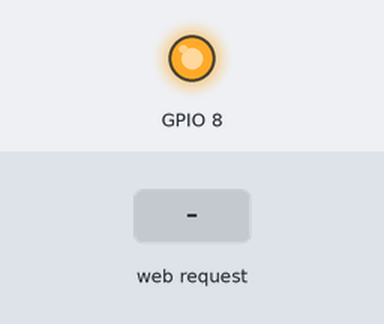
Bench run of a program on a simulated ESP32 board running MicroPython. Shown: output pins drawn as LEDs (lit = HIGH). Inputs (shaded band) come from the test bench. WiFi joins after 1.5 s; the clock reads 2024-03-15 10:24:30 at power-on unless the program sets it; files the program writes start out absent; random numbers come from a fixed seed; web requests get an empty 200 reply after 0.4 s; library files of the repository ran but are not shown: 1 file(s); what the program prints to the serial console is not drawn.

Above: at 4.2 s.
4.3 s: HTTP request GET /stats received
At 5.4 s:
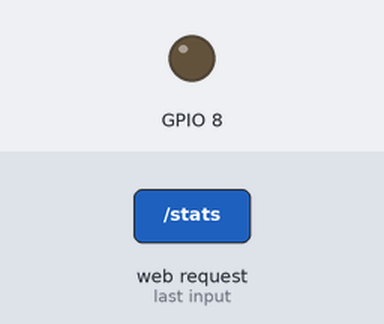
5.9 s: HTTP request GET / received
Timing chart, 0 to 14.4 s (numbered marks = the images above; inputs shaded):
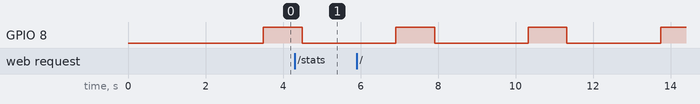

The program:

main.py
```python
import asyncio

from machine import Pin

from modules.EpidemicModel import Epidemic
from modules.config import loadEnvVariablesForSender
from modules.devicetype import getLedPin, getDeviceTypeFromConfig
from modules.sender import sendPayload
from modules.server import runServer
from modules.wifi import connectWifi, syncTime

device = getDeviceTypeFromConfig()
onboard_led = Pin(getLedPin(device), Pin.OUT)

async def runGame(gameInstance, config):
    saveInternal = 2
    while True:
        if gameInstance.generation % saveInternal == 0:
            gameInstance.saveState()

        print(f"Run #{gameInstance.runCount} | Gen {gameInstance.generation} | Population {gameInstance.populationSize} | "
              f"Infected: {gameInstance.stats['infected']} | InfectedPct: {round(gameInstance.stats['infected']/gameInstance.populationSize * 100,2)}% | "
              f"Susceptible: {gameInstance.stats['susceptible']} | Recovered: {gameInstance.stats['recovered']} | "
              f"Dead: {gameInstance.stats['dead']} | Exposed: {gameInstance.stats['exposed']} | LockdownStatus: {gameInstance.stats['lockdown']}")

        gameInstance.evolve()
        await sendStats(gameInstance, config)

        await toggleLed()
        await asyncio.sleep(2)
async def toggleLed():
    onboard_led.on()
    await asyncio.sleep(1)
    onboard_led.off()

async def sendStats(gameInstance, configSender):
    url = configSender['hostServer']
    deviceIdName = configSender['deviceId']
    payload = gameInstance.getPostPayload(deviceId=deviceIdName)
    sendPayload(payload, url)


if connectWifi(device):
    syncTime()
    game = Epidemic()
    game.loadState()
    config = loadEnvVariablesForSender()
    loop = asyncio.get_event_loop()
    deviceId = config['deviceId']
    loop.create_task(runServer(game, deviceId))
    loop.create_task(runGame(game, config))
    loop.run_forever()
else:
    print("Not found Wifi - game isn't initialized")
```

EpidemicModel.py
```python
import os
import time

import ujson as json
from urandom import randint, random, uniform
from modules.HumanStates import HumanStates, HumanType
from modules.config import getISO8601Time


class Epidemic:
    def __init__(self):
        self.cells = {} # (x,y) -> [state, ttl, type]
        self.populationSize = 150

        self.generation = 0
        self.runCount = 1

        # -- infection --
        self.baseInfectionProb = 0.6
        self.infectionProb = self.baseInfectionProb
        self.incubationMin = 2
        self.incubationMax = 5
        self.infectionMin = 3
        self.infectionMax = 6

        # --- lockdown ---
        self.lockdownActive = False
        self.lockdownThreshold = 25.0
        self.lockdownMultiplier = 0.4
        self.mobilityMultiplier = 1.0

        self.lastSaveTimestamp = None

        self.stats = {}

    # ------------------------------------------------------
    # python
    def evolve(self):
        neighbors = [(-1,-1),(-1,0),(-1,1),
                     (0,-1),        (0,1),
                     (1,-1),(1,0),(1,1)]

        infectedNeighbors = {}
        newExposed = set()
        updated = {}

        # --- preserve dead positions so they cannot be overwritten ---
        dead_positions = {pos for pos, (state, _, _) in self.cells.items() if state == HumanStates.D}

        # --- move ---
        movedCells = {}
        # first reserve dead cells (immutable)
        for pos in dead_positions:
            movedCells[pos] = self.cells[pos]

        for (x, y), cell in self.cells.items():
            state, ttl, t = cell

            # already reserved dead
            if state == HumanStates.D:
                continue

            nx, ny = self.moveAgent(x, y, t)
            target = (nx, ny)

            # never place into a reserved dead position or already occupied moved cell
            if target in movedCells or target in dead_positions:
                # try to keep agent in original cell if free and not dead
                if (x, y) not in movedCells and (x, y) not in dead_positions:
                    movedCells[(x, y)] = cell
                else:
                    # find a nearby free & non-dead cell
                    placed = False
                    for dx, dy in [(0,0),(1,0),(-1,0),(0,1),(0,-1),(1,1),(1,-1),(-1,1),(-1,-1)]:
                        pos = (x + dx, y + dy)
                        if pos not in movedCells and pos not in dead_positions:
                            movedCells[pos] = cell
                            placed = True
                            break
                    if not placed:
                        # last resort: keep at original if it's not a dead position (avoid overwriting dead)
                        if (x, y) not in dead_positions:
                            movedCells[(x, y)] = cell
                        # otherwise skip placing to avoid overwriting a dead cell
            else:
                movedCells[target] = cell

        self.cells = movedCells

        #  count infected neighbors
        for (x, y), (state, ttl, t) in self.cells.items():
            if state == HumanStates.I:
                for dx, dy in neighbors:
                    pos = (x+dx, y+dy)
                    if pos in self.cells:
                        infectedNeighbors[pos] = infectedNeighbors.get(pos, 0) + 1

        # --- new infections (S -> E) ---
        for pos, count in infectedNeighbors.items():
            # skip dead positions
            if pos in dead_positions:
                continue
            state, ttl, t = self.cells[pos]
            if state == HumanStates.S:
                mul = HumanType.TYPE_PROFILE[t]["infectMul"]
                prob = 1 - (1 - self.infectionProb * mul) ** count
                if random() < prob:
                    newExposed.add(pos)

        # --- state evolution ---
        # start by preserving dead cells in updated
        for pos in dead_positions:
            # keep original type for dead cells
            s, ttl, t = self.cells[pos]
            updated[pos] = [HumanStates.D, None, t]

        for pos, (state, ttl, t) in self.cells.items():
            # already preserved dead
            if pos in dead_positions:
                continue

            if state == HumanStates.E:  # incubation
                if ttl <= 1:
                    updated[pos] = [HumanStates.I, randint(self.infectionMin, self.infectionMax), t]
                else:
                    updated[pos] = [HumanStates.E, ttl-1, t]

            elif state == HumanStates.I:
                if random() < HumanType.TYPE_PROFILE[t]["mortality"]:
                    # newly dead — allowed
                    updated[pos] = [HumanStates.D, None, t]
                    # ensure newly dead position is reserved for this tick (avoid future overwrites within same evolve)
                    dead_positions.add(pos)
                elif ttl <= 1:
                    updated[pos] = [HumanStates.R, None, t]
                else:
                    updated[pos] = [HumanStates.I, ttl-1, t]  # illness

            else:
                updated[pos] = [state, ttl, t]

        #  add new exposed (skip dead positions and never overwrite dead)
        for pos in newExposed:
            if pos in dead_positions:
                continue
            t = self.cells[pos][2]
            updated[pos] = [HumanStates.E, randint(self.incubationMin, self.incubationMax), t]

        self.cells = updated
        self.generation += 1

        self.updateStats()
        self.handleLockdown()

        if self.stats["infected"] == 0 and self.generation > 15:
            print("Epidemic ended – restarting…")
            self.restartGame()

    def moveAgent(self, x, y, t):
        mobility = HumanType.TYPE_PROFILE[t]["mobility"] * self.mobilityMultiplier
        if random() > mobility:
            return x, y
        return x + randint(-1, 1), y + randint(-1, 1)

    def handleLockdown(self):
        """Lockdown logic - separately"""
        infectedPct = round(self.stats['infected']/self.populationSize * 100,2)

        if not self.lockdownActive and infectedPct >= self.lockdownThreshold:
            self.lockdownActive = True
            old = self.infectionProb
            self.infectionProb = self.baseInfectionProb * self.lockdownMultiplier
            self.mobilityMultiplier = 0.3
            print("🔒 LOCKDOWN ON")
            print("DEBUG: lockdown enabled -> baseInfectionProb=", self.baseInfectionProb,
                  "lockdownMultiplier=", self.lockdownMultiplier,
                  "old infectionProb=", old, "new infectionProb=", self.infectionProb)

        elif self.lockdownActive and infectedPct < self.lockdownThreshold * 0.5:
                self.lockdownActive = False
                old = self.infectionProb
                self.infectionProb = self.baseInfectionProb
                self.mobilityMultiplier = 1.0
                print("🔓 LOCKDOWN OFF")
                print("DEBUG: lockdown disabled -> restored infectionProb from", old,
                      "to", self.infectionProb)

    # ------------------------------------------------------
    def getRandomInfectionTTL(self):
        return randint(2, 5)

    # ------------------------------------------------------
    def restartGame(self, isFirst=False):
        self.populationSize = randint(100, 300)
        seed = max(1, int(self.populationSize * uniform(0.2, 0.5)))

        grid = int((self.populationSize ** 0.5) * 1.4)
        offset = grid // 2

        self.cells = {}
        for i in range(self.populationSize):
            pos = (randint(-offset, offset), randint(-offset, offset))
            t = randint(0,2)
            if i < seed:
                self.cells[pos] = [HumanStates.I, randint(self.infectionMin, self.infectionMax), t]
            else:
                self.cells[pos] = [HumanStates.S, None, t]

        self.generation = 0
        self.lockdownActive = False
        self.infectionProb = self.baseInfectionProb
        self.mobilityMultiplier = 1.0
        self.lastSaveTimestamp = None
        if not isFirst:
            self.runCount += 1
        self.updateStats()
        self.handleLockdown()

        print("DEBUG: restart -> baseInfectionProb=", self.baseInfectionProb,
              "infectionProb=", self.infectionProb)

        print(f"--- NEW EPIDEMIC #{self.runCount} ---")
        print(f"Population = {self.populationSize} | infected = {seed}")
        print(f"Infection probability = {round(self.infectionProb * 100, 2)}%")
        print("-----------------------------------")

    # ------------------------------------------------------
    def updateStats(self):
        for v in self.cells.values():
            if len(v) != 3:
                print("BAD CELL:", v)
        s=e=i=r=d=0
        byType = {
            HumanType.CHILD: {"dead":0, "infected": 0, "recovered":0, "exposed":0, "susceptible":0},
            HumanType.ADULT: {"dead":0, "infected": 0, "recovered":0, "exposed":0, "susceptible":0},
            HumanType.SENIOR:{"dead":0, "infected": 0, "recovered":0, "exposed":0, "susceptible":0}
        }

        for state, ttl, t in self.cells.values():
            if state == HumanStates.S:
                s+=1
                byType[t]["susceptible"] += 1
            elif state == HumanStates.E:
                e+=1
                byType[t]["exposed"] += 1
            elif state == HumanStates.I:
                i+=1
                byType[t]["infected"] += 1
            elif state == HumanStates.R:
                r+=1
                byType[t]["recovered"] += 1
            elif state == HumanStates.D:
                d+=1
                byType[t]["dead"] += 1

        self.stats = {
            "susceptible": s,
            "exposed": e,
            "infected": i,
            "recovered": r,
            "dead": d,

            "lockdown": self.lockdownActive,
            "mobilityMul": self.mobilityMultiplier,

            "byType": byType,
            "population": self.populationSize,
        }

    # ------------------------------------------------------
    def getState(self):
        return {
            "version": 1,
            "meta": {
                "generation": self.generation,
                "runCount": self.runCount,
                "populationSize": self.populationSize,
                "lastSaveTimestamp": self.lastSaveTimestamp
            },
            "params": {
                "baseInfectionProb": self.baseInfectionProb,
                "lockdownActive": self.lockdownActive,
                "mobilityMultiplier": self.mobilityMultiplier,
                "lockdownMultiplier": self.lockdownMultiplier
            },
            "cells": [
                (x, y, s, ttl, t)
                for (x, y), (s, ttl, t) in self.cells.items()
            ]
        }

    # ------------------------------------------------------
    def saveState(self):
        try:
            t = time.localtime()
            self.lastSaveTimestamp = "%04d-%02d-%02d %02d:%02d:%02d" % t[:6]
            with open("game_state.json", "w") as f:
                json.dump(self.getState(), f)
            print("Saved.")
        except Exception as e:
            print("Save error:", e)

    def loadState(self):
        try:
            if "game_state.json" in os.listdir():
                with open("game_state.json") as f:
                    data = json.load(f)
                if data["version"] != 1:
                    raise ValueError("State version mismatch")

                self.generation = data["meta"]["generation"]
                self.runCount = data["meta"]["runCount"]
                self.populationSize = data["meta"]["populationSize"]
                self.lastSaveTimestamp = data["meta"]["lastSaveTimestamp"]

                self.baseInfectionProb = data["params"]["baseInfectionProb"]
                self.lockdownActive = data["params"]["lockdownActive"]
                self.mobilityMultiplier = data["params"]["mobilityMultiplier"]
                self.lockdownMultiplier = data["params"]["lockdownMultiplier"]

                self.infectionProb = self.baseInfectionProb * (self.lockdownMultiplier if self.lockdownActive else 1.0)

                self.cells = {}
                for x, y, s, ttl, t in data["cells"]:
                    self.cells[(x, y)] = [s, ttl, t]

                self.updateStats()

                print("DEBUG: loaded baseInfectionProb=", self.baseInfectionProb,
                      "infectionProb=", self.infectionProb,
                      "lockdownMultiplier=", self.lockdownMultiplier)

                print("✔ State restored")
                print("Loaded.")
            else:
                self.restartGame(True)
        except Exception as e:
            print("❌ Invalid state file:", e)
            self.restartGame(True)

    def getPostPayload(self, deviceId):
        return {
            "meta": {
                "deviceId": deviceId,
                "runId": self.runCount,
                "generation": self.generation,
                "timestamp": getISO8601Time()
            },
            "state": self.stats,
        }
```

config.py
```python
import time

import ujson as json
import os

def loadEnvVariablesForWifi():
    try:
        if 'env.json' not in os.listdir():
            print("Not found file env.json - could not connect  to WIFI!!")
            return None
        with open('env.json', 'r') as f:
            config = json.load(f)
            return {'ssid': config['ssid'],
                    'password': config['password']}
    except Exception as e:
        print("Error during read env.json:", e)
        return None

def loadEnvVariablesForSender():
    try:
        if 'env.json' not in os.listdir():
            print("Not found file env.json - could not prepare and send payload!!")
            return None
        with open('env.json', 'r') as f:
            config = json.load(f)
            return {'hostServer': config['hostServer'],
                    'deviceId': config['deviceId']}
    except Exception as e:
        print("Error during read env.json:", e)
        return None

def loadEnvVariablesDeviceType():
    try:
        if 'env.json' not in os.listdir():
            print("Not found file env.json - could not prepare and send payload!!")
            return None
        with open('env.json', 'r') as f:
            config = json.load(f)
            return {'deviceType': config['deviceType']}
    except Exception as e:
        print("Error during read env.json:", e)
        return None

def getISO8601Time():
    t = time.localtime()
    return  "{:04}-{:02}-{:02}T{:02}:{:02}:{:02}".format(
        t[0], t[1], t[2], t[3], t[4], t[5]
    )
```

devicetype.py
```python
from modules.config import loadEnvVariablesDeviceType


class DeviceType:
    RPI_PICO_2W = 1
    ESP32_C3 = 2

def getLedPin(type):
    if type == DeviceType.RPI_PICO_2W:
        print("Actual type is: RPI_PICO_2W")
        return "LED"
    elif type == DeviceType.ESP32_C3:
        print("Actual type is: ESP32_C3")
        return 8
    else:
        return Exception("Not defined device")

def getAPTitle(type):
    if type == DeviceType.RPI_PICO_2W:
        return 'PicoEpidemic-Setup'
    elif type == DeviceType.ESP32_C3:
        return 'ESP32C3Epidemic-Setup'
    else:
        return Exception("Not defined device")

def getDeviceName(type):
    if type == DeviceType.RPI_PICO_2W:
        return 'Pico 2W'
    elif type == DeviceType.ESP32_C3:
        return 'ESP32-C3'
    else:
        return Exception("Not defined device")

def getDeviceTypeFromConfig():
    deviceType = loadEnvVariablesDeviceType()['deviceType']
    if deviceType == DeviceType.RPI_PICO_2W:
        return DeviceType.RPI_PICO_2W
    elif deviceType == DeviceType.ESP32_C3:
        return DeviceType.ESP32_C3
    else:
        return Exception("Not defined device")
```

sender.py
```python
import urequests
import ujson


def sendPayload(payload, url):
    headers = {'Content-Type': 'application/json'}
    try:
        response = urequests.post(
            url+'/api/v1/stats/collect/epidemic',
            data= ujson.dumps(payload),
            headers= headers)
        print(f"Status code: {response.status_code}\n")
        print(f"Response body: {response.text}")

        response.close()
    except Exception as e:
        print(f"Fetched exception: {e}")
```

Source omitted: server.py (1338 bytes), wifi.py (2958 bytes), HumanStates.py (571 bytes)

Measured:
- by itself, GPIO 8: alternates HIGH for 1.0 s and LOW for 2.4 s
